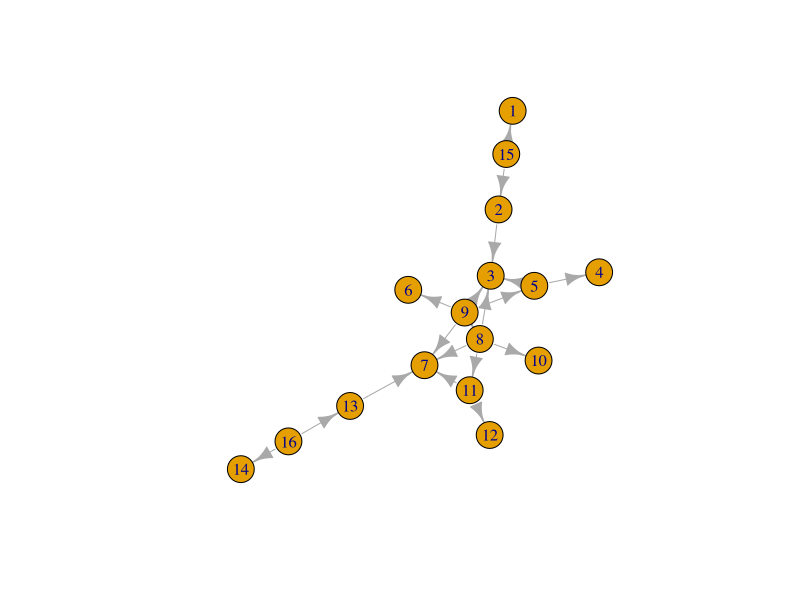
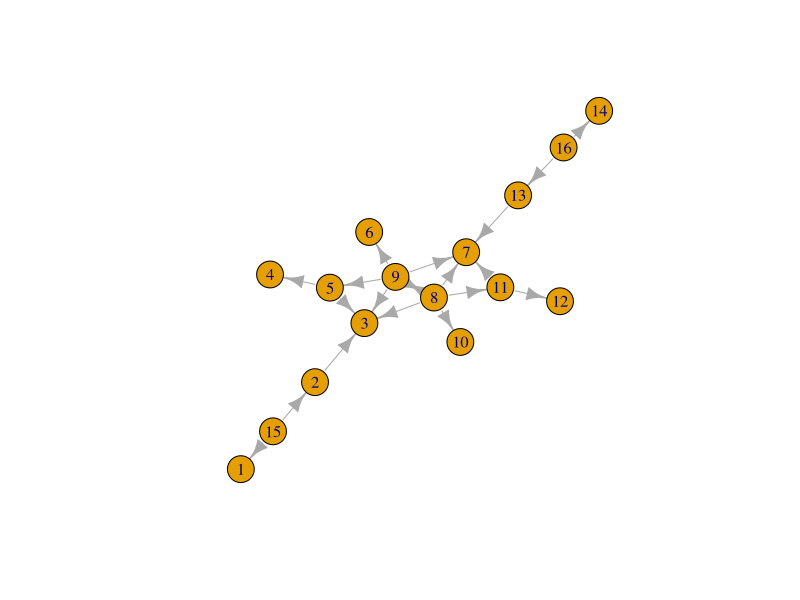
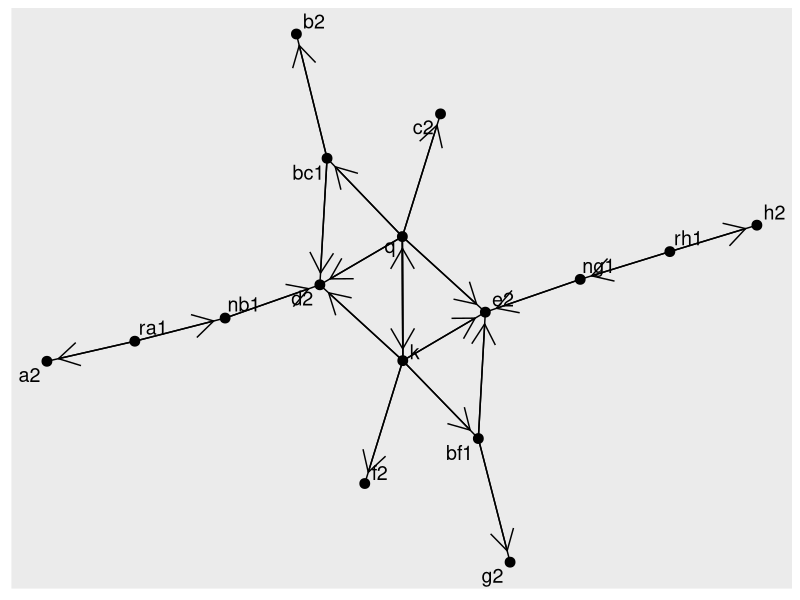
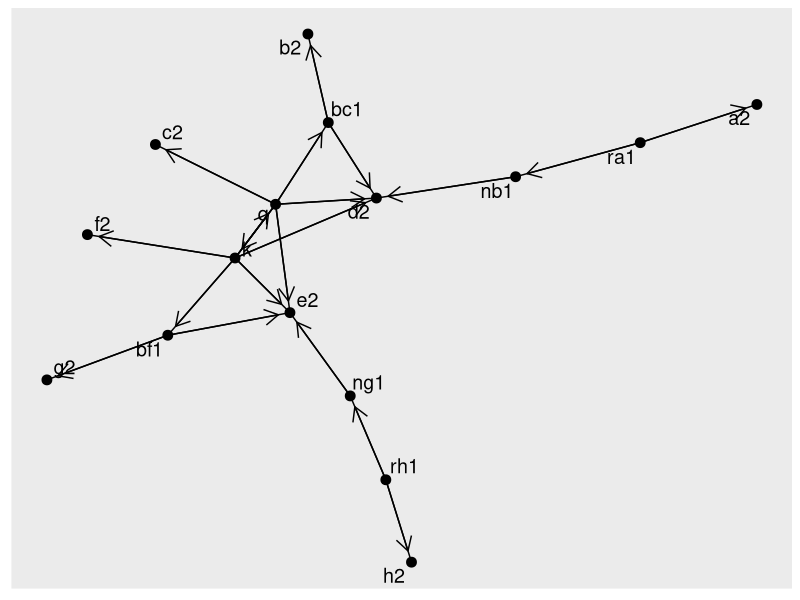

The R source for these figures, in order:

######
### Chess Network Analysis Project
### Github version
### Helpful sources in this project: 
### https://www.jessesadler.com/post/network-analysis-with-r/
### https://www.data-imaginist.com/2017/ggraph-introduction-edges/
#####

# Load packages

library(tidyverse)
library(igraph)
library(ggraph)

### Create network for chess starting position (for white)

# Create Edge list

protector<-c("ra1","ra1","nb1","bc1","bc1","q","q","q","q","q","k","k","k","k","k","bf1","bf1","ng1","rh1","rh1")
protectee<-c("a2","nb1","d2","b2","d2","bc1","c2","d2","e2","k","q","d2","e2","f2","bf1","e2","g2","e2","ng1","h2")

chess_edge_list<-as_tibble(cbind(protector,protectee))
chess_edge_list

# Create Node list

pieces<-c(unique(protectee),"ra1","rh1")
chess_node_list<-as_tibble(pieces)

chess_node_list <- chess_node_list %>% rowid_to_column("id")
chess_node_list

# Finish edge list (by replacing piece names with id labels)

chess_edge_list<-chess_edge_list %>% left_join(chess_node_list,by=c("protector"="value")) %>% rename(protect=id)
chess_edge_list<-chess_edge_list %>% left_join(chess_node_list,by=c("protectee"="value")) %>% rename(protected=id)
chess_edge_list

chess_edge_list<-chess_edge_list %>% select(protect, protected)
chess_edge_list

# Create network object

chess_network<-graph_from_data_frame(d=chess_edge_list,vertices = chess_node_list,directed = T)
summary(chess_network)
plot(chess_network)
plot(chess_network,mode="circle")

# Plot in ggraph

ggraph(chess_network) + geom_node_text(label=chess_node_list$value,size=5,repel = T) + geom_node_point(size=3) +
  geom_edge_link() +  geom_edge_link(arrow = arrow(length = unit(6, 'mm')), end_cap = circle(3, 'mm')) 

ggraph(chess_network,layout = "kk") + geom_node_text(label=chess_node_list$value,size=5,repel = T) + geom_node_point(size=3) +
  geom_edge_link() +  geom_edge_link(arrow = arrow(length = unit(4, 'mm')), end_cap = circle(3, 'mm'))
